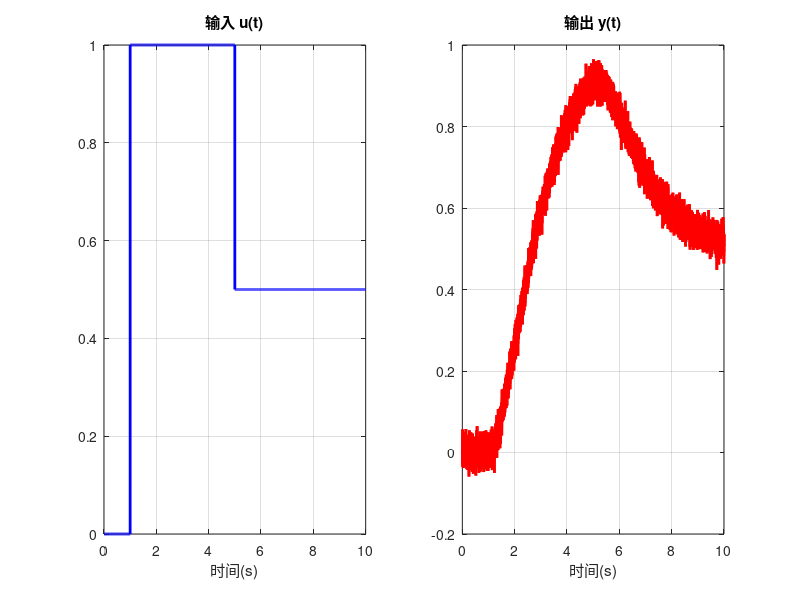

Write the MATLAB code that produced this figure.
%% 运行这一整段代码就能生成 test_signal.mat
clear; clc;

% 生成数据(3, [1, 1]);
t = (0:0.001:10)';
u = zeros(size(t));
u(t >= 1.0) = 1.0;
u(t >= 5.0) = 0.5;

sys = tf(1,[1,2,1]);
y_clean = lsim(sys, u, t);
y = y_clean + 0.02 * randn(size(y_clean));

% 保存文件
save('test_signal.mat', 't', 'u', 'y');

% 预览数据
figure('Name', '测试数据预览', 'Position', [100,100,800,300]);
subplot(1,2,1); plot(t,u,'b-','LineWidth',2); grid on; title('输入 u(t)'); xlabel('时间(s)');
subplot(1,2,2); plot(t,y,'r-','LineWidth',2); grid on; title('输出 y(t)'); xlabel('时间(s)');
